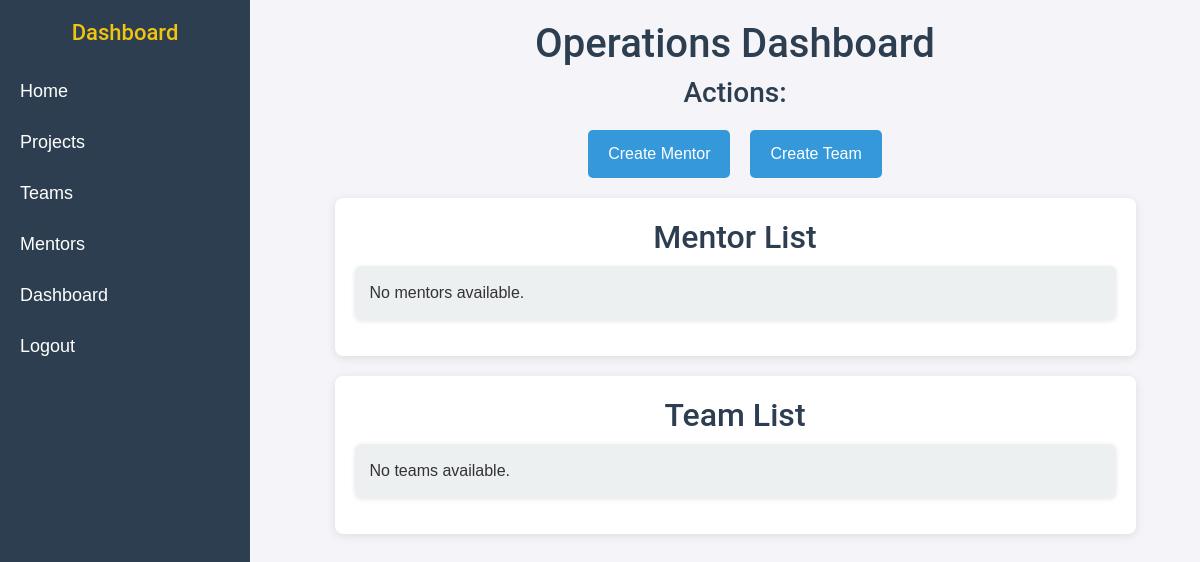
Before: /operations_dashboard/ with the older database file.
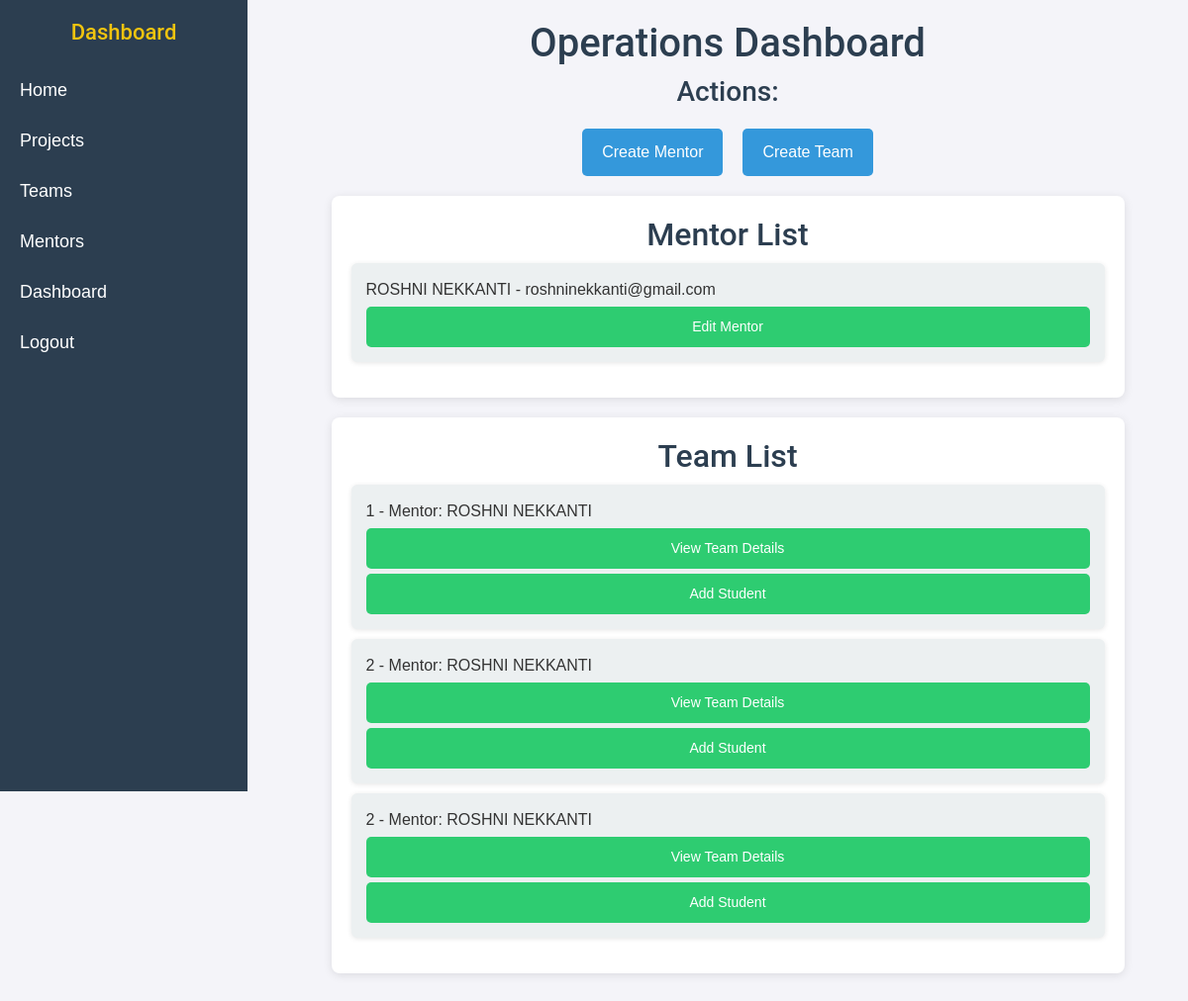
After: the same page with the newer database file.
### home/models.py (models this page shows, shortened)
class Mentor(models.Model):
    user = models.OneToOneField(User, on_delete=models.CASCADE)  # One-to-one relation with User
    full_name = models.CharField(max_length=100)
    email = models.EmailField()

class Team(models.Model):
    name = models.CharField(max_length=100)
    mentor = models.ForeignKey(Mentor, on_delete=models.CASCADE)  # Each team has a mentor
    members = models.ManyToManyField(Contact, related_name='teams')  # Students assigned to a team

### home/views.py (the view)
# urls.py: path('operations_dashboard/', views.operations_dashboard, name='operations_dashboard'),
def operations_dashboard(request):
    mentors = Mentor.objects.all()
    teams = Team.objects.all()
    return render(request, 'operations_dashboard.html', {
        'mentors': mentors,
        'teams': teams,
    })

### templates/operations_dashboard.html (shortened to what this page needs)
<!DOCTYPE html>
<html lang="en">
<head>
    <link rel="stylesheet" href="https://cdn.jsdelivr.net/npm/bootstrap@5.3.0-alpha3/dist/css/bootstrap.min.css">
</head>
<body>
    <div class="sidebar">
        <h3>Dashboard</h3>
        <a href="{% url 'home' %}">Home</a>
        <a href="{% url 'project_list' %}">Projects</a>
        <a href="{% url 'team_list' %}">Teams</a>
        <a href="{% url 'mentor_list' %}">Mentors</a>
        <a href="{% url 'operations_dashboard' %}">Dashboard</a>
        <a href="{% url 'logout' %}">Logout</a>
    </div>
    <div class="main-content">
        <h1>Operations Dashboard</h1>
        <h3>Actions:</h3>
        <div class="action-buttons">
            <a href="{% url 'add_mentor' %}"><button>Create Mentor</button></a>
            <a href="{% url 'create_team' %}"><button>Create Team</button></a>
        </div>
        <div class="list-container">
            <h2>Mentor List</h2>
            <ul>
                {% for mentor in mentors %}
                    <li>{{ mentor.full_name }} - {{ mentor.email }}
                        <a href="{% url 'mentor_operations' %}"><button>Edit Mentor</button></a>
                    </li>
                {% empty %}
                    <li>No mentors available.</li>
                {% endfor %}
            </ul>
        </div>
        <div class="list-container">
            <h2>Team List</h2>
            <ul>
                {% for team in teams %}
                    <li>
                        {{ team.name }} - Mentor: {{ team.mentor.full_name }}
                        <a href="{% url 'team_detail' team.id %}"><button>View Team Details</button></a>
                        <a href="{% url 'add_student_to_team' team.id %}"><button>Add Student</button></a>
                    </li>
                {% empty %}
                    <li>No teams available.</li>
                {% endfor %}
            </ul>
        </div>
    </div>
</body>
</html>

Changed rows visible on the page:
added Mentor: full_name "ROSHNI NEKKANTI", email "roshninekkanti@gmail.com"
added Team: name "1", mentor.full_name "ROSHNI NEKKANTI"
added Team: name "2", mentor.full_name "ROSHNI NEKKANTI"
added Team: name "2", mentor.full_name "ROSHNI NEKKANTI"
Other visible differences:
text no longer shown: "No mentors available. No teams available."
